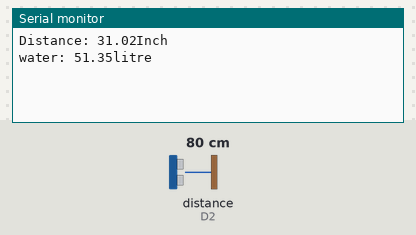
The sketch below on a simulated ESP8266 (NodeMCU). Parts: the last lines printed to the serial monitor. Wiring (inferred from the names in the program): ultrasonic range finder: trigger D1; echo D2. Inputs (shaded band) come from the test bench; at power-on: distance to the obstacle (sensor on D2) 80 cm. The echo pulse lasts 58.3 µs per cm; WiFi joins after 1.5 s; servers stay silent unless stated.

Above: at 3.0 s.
3.1 s: distance to the obstacle (sensor on D2) set to 2 cm
At 4.4 s:
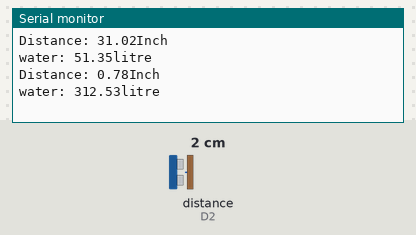
4.6 s: distance to the obstacle (sensor on D2) set to 4 cm
At 5.6 s:
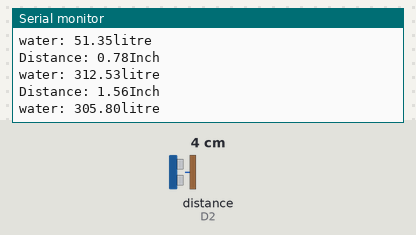
Timing chart, 0 to 7.6 s (numbered marks = the images above; inputs shaded):
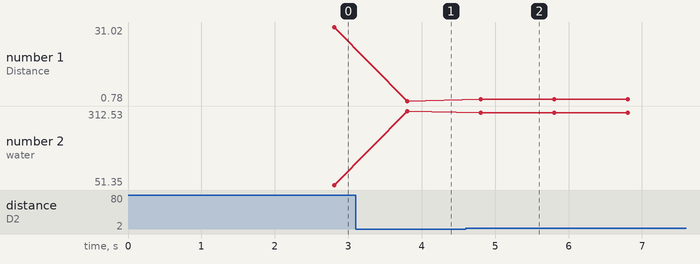

The sketch:

sketch_jun29a.ino
```cpp
 #define BLYNK_PRINT Serial
 #include <ESP8266WiFi.h>
 #include <BlynkSimpleEsp8266.h>
 #define Relay1  D0
 #define trigPin D1
 #define echoPin D2
 long duration;
 float distanceCm, distanceInch, distanceft ,Watercft ,Waterlitre,Waterft, ECm,Eft,Wft;//fffddc
  int wper,WCm;
 // You should get Auth Token in the Blynk App.
 char auth[] = "6ebEjufhDN07Hx-yqG9PdAwmGxUYXViI";
 // Your WiFi credentials.
 // Set password to "" for open networks.
 char ssid[] = "FreeFire";
 char pass[] = "123456789###";
 BlynkTimer timer;
 void setup()
 {
  // Debug console
  pinMode(trigPin, OUTPUT);
  pinMode(D0, OUTPUT);// Sets the trigPin as an Output
  pinMode(echoPin, INPUT);  // Sets the echoPin as an Inpu
  Serial.begin(9600);
  Blynk.begin(auth, ssid, pass);
  // Setup a function to be called every second
  timer.setInterval(1000L, sendSensor);
 }
 void loop()
 {
  Blynk.run();
  timer.run();
 }
 void sendSensor()
 {
  digitalWrite(trigPin, LOW);
 delayMicroseconds(2);
 digitalWrite(trigPin, HIGH);
 delayMicroseconds(10);
 digitalWrite(trigPin, LOW);
 duration = pulseIn(echoPin, HIGH);
 distanceCm= duration*0.034/2;
 distanceInch = duration*0.0133/2;
 Serial.print("Distance: ");
  Serial.print(distanceInch);
  Serial.println("Inch");
 distanceft = distanceInch/12;
 ECm = (distanceCm-12);
 WCm = (82-ECm);
 Eft = (distanceft-0.39);
 Wft = (2.69-Eft);
 Watercft = Wft *3.66;
 Waterlitre = Watercft*28.32;
 Serial.print("water: ");
  Serial.print(Waterlitre);
  Serial.println("litre");
 wper=(WCm*1.21);
 Blynk.virtualWrite(V1,Waterlitre);
 Blynk.virtualWrite(V2,WCm);
 Blynk.virtualWrite(V3,ECm);
 Blynk.virtualWrite(V4,wper);
  delay(400);
 }
```

Measured:
- after the input at 3.1 s, the serial monitor: prints a new line after 0.70 s (image 1)
- after the input at 4.6 s, the serial monitor: prints a new line after 0.20 s (image 2)
- plotted number 1: 31.02 → 0.78 after the input at 3.1 s, 0.78 → 1.56 after the input at 4.6 s
- plotted number 2: 51.35 → 312.53 after the input at 3.1 s, 312.53 → 305.8 after the input at 4.6 s
